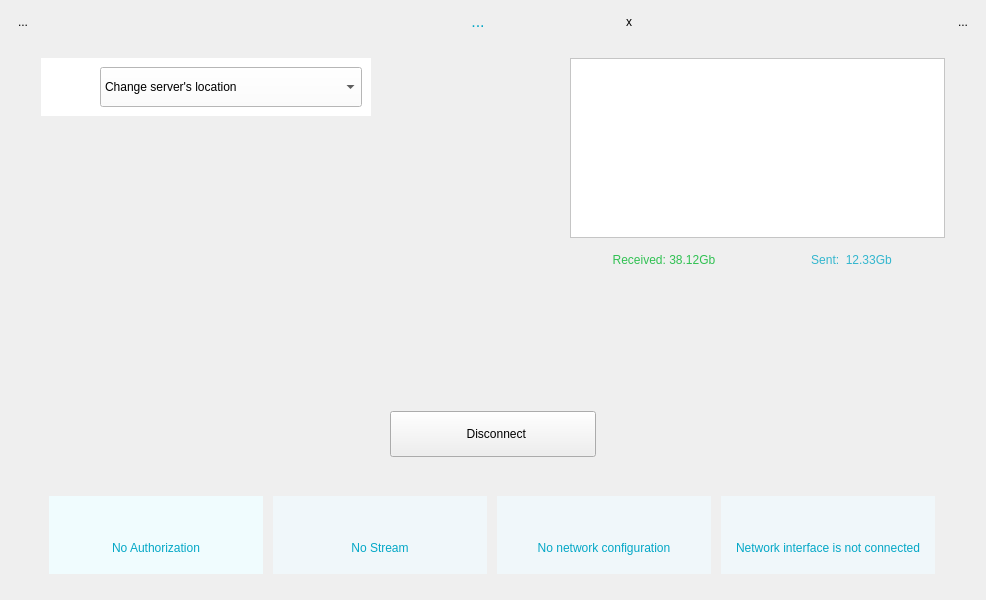
<?xml version="1.0" encoding="UTF-8"?>
<ui version="4.0">
 <class>DashboardHorSmall</class>
 <widget class="QWidget" name="DashboardHorSmall">
  <property name="geometry">
   <rect>
    <x>0</x>
    <y>0</y>
    <width>986</width>
    <height>600</height>
   </rect>
  </property>
  <property name="maximumSize">
   <size>
    <width>986</width>
    <height>600</height>
   </size>
  </property>
  <property name="windowTitle">
   <string>Form</string>
  </property>
  <property name="styleSheet">
   <string notr="true">#DashboardHorSmall {
	background-image: url(:/pics/bg\@3x.png);
}</string>
  </property>
  <layout class="QHBoxLayout" name="horizontalLayout_17">
   <item>
    <layout class="QHBoxLayout" name="horizontalLayout_16">
     <item>
      <layout class="QVBoxLayout" name="verticalLayout_9">
       <item>
        <widget class="QToolButton" name="btHelp">
         <property name="styleSheet">
          <string notr="true"/>
         </property>
         <property name="text">
          <string>...</string>
         </property>
         <property name="icon">
          <iconset resource="../resources/KelvinVPN/main.qrc">
           <normaloff>:/pics/help_icon_noactive@2x.png</normaloff>
           <activeoff>:/pics/help_icon_active@2x.png</activeoff>
           <activeon>:/pics/help_icon_active@2x.png</activeon>
           <selectedoff>:/pics/help_icon_active@2x.png</selectedoff>
           <selectedon>:/pics/help_icon_active@2x.png</selectedon>:/pics/help_icon_noactive@2x.png</iconset>
         </property>
         <property name="iconSize">
          <size>
           <width>31</width>
           <height>31</height>
          </size>
         </property>
         <property name="autoRaise">
          <bool>true</bool>
         </property>
        </widget>
       </item>
       <item>
        <spacer name="verticalSpacer_6">
         <property name="orientation">
          <enum>Qt::Vertical</enum>
         </property>
         <property name="sizeHint" stdset="0">
          <size>
           <width>20</width>
           <height>40</height>
          </size>
         </property>
        </spacer>
       </item>
      </layout>
     </item>
     <item>
      <layout class="QVBoxLayout" name="verticalLayout_8">
       <item>
        <layout class="QHBoxLayout" name="horizontalLayout_3">
         <item>
          <spacer name="horizontalSpacer_2">
           <property name="orientation">
            <enum>Qt::Horizontal</enum>
           </property>
           <property name="sizeHint" stdset="0">
            <size>
             <width>198</width>
             <height>20</height>
            </size>
           </property>
          </spacer>
         </item>
         <item>
          <widget class="QWidget" name="bgUsername" native="true">
           <property name="minimumSize">
            <size>
             <width>255</width>
             <height>0</height>
            </size>
           </property>
           <property name="maximumSize">
            <size>
             <width>16777215</width>
             <height>37</height>
            </size>
           </property>
           <layout class="QHBoxLayout" name="horizontalLayout_4">
            <property name="spacing">
             <number>0</number>
            </property>
            <property name="leftMargin">
             <number>0</number>
            </property>
            <property name="topMargin">
             <number>0</number>
            </property>
            <property name="rightMargin">
             <number>0</number>
            </property>
            <property name="bottomMargin">
             <number>0</number>
            </property>
            <item>
             <layout class="QHBoxLayout" name="horizontalLayout_2">
              <property name="spacing">
               <number>0</number>
              </property>
              <item>
               <widget class="QLabel" name="lbMessage">
                <property name="sizePolicy">
                 <sizepolicy hsizetype="Expanding" vsizetype="Minimum">
                  <horstretch>0</horstretch>
                  <verstretch>0</verstretch>
                 </sizepolicy>
                </property>
                <property name="minimumSize">
                 <size>
                  <width>225</width>
                  <height>0</height>
                 </size>
                </property>
                <property name="maximumSize">
                 <size>
                  <width>16777215</width>
                  <height>37</height>
                 </size>
                </property>
                <property name="styleSheet">
                 <string notr="true">font: 16px;
color: rgb(4, 167, 198);
</string>
                </property>
                <property name="text">
                 <string>...</string>
                </property>
                <property name="alignment">
                 <set>Qt::AlignCenter</set>
                </property>
               </widget>
              </item>
              <item>
               <widget class="QToolButton" name="btMessageClose">
                <property name="sizePolicy">
                 <sizepolicy hsizetype="Minimum" vsizetype="Minimum">
                  <horstretch>0</horstretch>
                  <verstretch>0</verstretch>
                 </sizepolicy>
                </property>
                <property name="minimumSize">
                 <size>
                  <width>30</width>
                  <height>0</height>
                 </size>
                </property>
                <property name="maximumSize">
                 <size>
                  <width>16777215</width>
                  <height>37</height>
                 </size>
                </property>
                <property name="styleSheet">
                 <string notr="true">

</string>
                </property>
                <property name="text">
                 <string>x</string>
                </property>
                <property name="icon">
                 <iconset resource="../resources/KelvinVPN/main.qrc">
                  <normaloff>:/pics/close_icon@3x.png</normaloff>:/pics/close_icon@3x.png</iconset>
                </property>
                <property name="iconSize">
                 <size>
                  <width>42</width>
                  <height>42</height>
                 </size>
                </property>
                <property name="autoRaise">
                 <bool>true</bool>
                </property>
               </widget>
              </item>
             </layout>
            </item>
           </layout>
          </widget>
         </item>
         <item>
          <spacer name="horizontalSpacer_3">
           <property name="orientation">
            <enum>Qt::Horizontal</enum>
           </property>
           <property name="sizeHint" stdset="0">
            <size>
             <width>108</width>
             <height>20</height>
            </size>
           </property>
          </spacer>
         </item>
        </layout>
       </item>
       <item>
        <widget class="QLabel" name="spacerLabel">
         <property name="text">
          <string/>
         </property>
        </widget>
       </item>
       <item>
        <layout class="QHBoxLayout" name="horizontalLayout_15">
         <item>
          <layout class="QVBoxLayout" name="verticalLayout_3">
           <property name="spacing">
            <number>6</number>
           </property>
           <property name="topMargin">
            <number>0</number>
           </property>
           <item>
            <widget class="QWidget" name="bgServers" native="true">
             <property name="minimumSize">
              <size>
               <width>330</width>
               <height>0</height>
              </size>
             </property>
             <property name="maximumSize">
              <size>
               <width>330</width>
               <height>16777215</height>
              </size>
             </property>
             <property name="styleSheet">
              <string notr="true">background-color: rgb(255, 255, 255);</string>
             </property>
             <layout class="QVBoxLayout" name="verticalLayout">
              <item>
               <layout class="QHBoxLayout" name="horizontalLayout_6">
                <property name="spacing">
                 <number>0</number>
                </property>
                <item>
                 <widget class="QLabel" name="lbLocationFlag">
                  <property name="sizePolicy">
                   <sizepolicy hsizetype="Fixed" vsizetype="Fixed">
                    <horstretch>0</horstretch>
                    <verstretch>0</verstretch>
                   </sizepolicy>
                  </property>
                  <property name="minimumSize">
                   <size>
                    <width>50</width>
                    <height>30</height>
                   </size>
                  </property>
                  <property name="maximumSize">
                   <size>
                    <width>50</width>
                    <height>30</height>
                   </size>
                  </property>
                  <property name="styleSheet">
                   <string notr="true">padding-right: 10px;
background-color: rgb(255, 255, 255);</string>
                  </property>
                  <property name="text">
                   <string/>
                  </property>
                  <property name="pixmap">
                   <pixmap resource="../resources/common/common.qrc">:/country/ussr.png</pixmap>
                  </property>
                  <property name="scaledContents">
                   <bool>true</bool>
                  </property>
                 </widget>
                </item>
                <item>
                 <widget class="QComboBox" name="cbUpstream">
                  <property name="sizePolicy">
                   <sizepolicy hsizetype="Expanding" vsizetype="Minimum">
                    <horstretch>0</horstretch>
                    <verstretch>0</verstretch>
                   </sizepolicy>
                  </property>
                  <property name="minimumSize">
                   <size>
                    <width>0</width>
                    <height>40</height>
                   </size>
                  </property>
                  <property name="styleSheet">
                   <string notr="true"/>
                  </property>
                  <property name="editable">
                   <bool>false</bool>
                  </property>
                  <property name="currentText">
                   <string>Change server's location</string>
                  </property>
                  <item>
                   <property name="text">
                    <string>Change server's location</string>
                   </property>
                  </item>
                 </widget>
                </item>
               </layout>
              </item>
             </layout>
            </widget>
           </item>
           <item>
            <spacer name="verticalSpacer">
             <property name="orientation">
              <enum>Qt::Vertical</enum>
             </property>
             <property name="sizeHint" stdset="0">
              <size>
               <width>20</width>
               <height>40</height>
              </size>
             </property>
            </spacer>
           </item>
          </layout>
         </item>
         <item>
          <spacer name="horizontalSpacer">
           <property name="orientation">
            <enum>Qt::Horizontal</enum>
           </property>
           <property name="sizeHint" stdset="0">
            <size>
             <width>40</width>
             <height>20</height>
            </size>
           </property>
          </spacer>
         </item>
         <item>
          <layout class="QVBoxLayout" name="verticalLayout_2">
           <item>
            <widget class="QGraphicsView" name="graphicsView">
             <property name="minimumSize">
              <size>
               <width>375</width>
               <height>180</height>
              </size>
             </property>
             <property name="maximumSize">
              <size>
               <width>375</width>
               <height>180</height>
              </size>
             </property>
             <property name="styleSheet">
              <string notr="true">background-color: rgb(255,255,255);</string>
             </property>
             <property name="verticalScrollBarPolicy">
              <enum>Qt::ScrollBarAlwaysOff</enum>
             </property>
             <property name="horizontalScrollBarPolicy">
              <enum>Qt::ScrollBarAlwaysOff</enum>
             </property>
             <property name="interactive">
              <bool>false</bool>
             </property>
             <property name="renderHints">
              <set>QPainter::Antialiasing|QPainter::HighQualityAntialiasing|QPainter::TextAntialiasing</set>
             </property>
             <property name="viewportUpdateMode">
              <enum>QGraphicsView::FullViewportUpdate</enum>
             </property>
            </widget>
           </item>
           <item>
            <widget class="QWidget" name="bgStatistics" native="true">
             <property name="minimumSize">
              <size>
               <width>0</width>
               <height>31</height>
              </size>
             </property>
             <layout class="QHBoxLayout" name="horizontalLayout_5">
              <property name="spacing">
               <number>0</number>
              </property>
              <property name="leftMargin">
               <number>0</number>
              </property>
              <property name="topMargin">
               <number>0</number>
              </property>
              <property name="rightMargin">
               <number>0</number>
              </property>
              <property name="bottomMargin">
               <number>0</number>
              </property>
              <item>
               <layout class="QHBoxLayout" name="horizontalLayout_7">
                <property name="spacing">
                 <number>0</number>
                </property>
                <item>
                 <widget class="QLabel" name="lbReceived">
                  <property name="sizePolicy">
                   <sizepolicy hsizetype="Expanding" vsizetype="Minimum">
                    <horstretch>0</horstretch>
                    <verstretch>0</verstretch>
                   </sizepolicy>
                  </property>
                  <property name="maximumSize">
                   <size>
                    <width>16777215</width>
                    <height>31</height>
                   </size>
                  </property>
                  <property name="styleSheet">
                   <string notr="true">color: rgba(0, 181, 43, 0.8);;
font: 12px;</string>
                  </property>
                  <property name="text">
                   <string>Received: 38.12Gb</string>
                  </property>
                  <property name="alignment">
                   <set>Qt::AlignCenter</set>
                  </property>
                 </widget>
                </item>
                <item>
                 <widget class="QLabel" name="lbSent">
                  <property name="sizePolicy">
                   <sizepolicy hsizetype="Expanding" vsizetype="Minimum">
                    <horstretch>0</horstretch>
                    <verstretch>0</verstretch>
                   </sizepolicy>
                  </property>
                  <property name="minimumSize">
                   <size>
                    <width>0</width>
                    <height>31</height>
                   </size>
                  </property>
                  <property name="maximumSize">
                   <size>
                    <width>16777215</width>
                    <height>31</height>
                   </size>
                  </property>
                  <property name="styleSheet">
                   <string notr="true">color: rgba(3, 167, 198, 0.8);
font: 12px;</string>
                  </property>
                  <property name="text">
                   <string>Sent:  12.33Gb</string>
                  </property>
                  <property name="alignment">
                   <set>Qt::AlignCenter</set>
                  </property>
                 </widget>
                </item>
               </layout>
              </item>
             </layout>
            </widget>
           </item>
          </layout>
         </item>
        </layout>
       </item>
       <item>
        <spacer name="verticalSpacer_2">
         <property name="orientation">
          <enum>Qt::Vertical</enum>
         </property>
         <property name="sizeType">
          <enum>QSizePolicy::Maximum</enum>
         </property>
         <property name="sizeHint" stdset="0">
          <size>
           <width>20</width>
           <height>130</height>
          </size>
         </property>
        </spacer>
       </item>
       <item>
        <layout class="QHBoxLayout" name="horizontalLayout_14">
         <item>
          <layout class="QHBoxLayout" name="horizontalLayout_13"/>
         </item>
         <item>
          <layout class="QHBoxLayout" name="horizontalLayout_9">
           <item>
            <spacer name="horizontalSpacer_4">
             <property name="orientation">
              <enum>Qt::Horizontal</enum>
             </property>
             <property name="sizeHint" stdset="0">
              <size>
               <width>40</width>
               <height>20</height>
              </size>
             </property>
            </spacer>
           </item>
           <item>
            <widget class="QPushButton" name="btDisconnect">
             <property name="sizePolicy">
              <sizepolicy hsizetype="Minimum" vsizetype="Fixed">
               <horstretch>0</horstretch>
               <verstretch>0</verstretch>
              </sizepolicy>
             </property>
             <property name="minimumSize">
              <size>
               <width>206</width>
               <height>46</height>
              </size>
             </property>
             <property name="styleSheet">
              <string notr="true">QPushButton {
    border-radius: 23px;
	font: 19px Regular;
    background-color: rgb(240, 252, 254);
    color: #03A7C6;
    padding-left: 25px;
    image-position: left;
	image: url(:/pics/off_icon_noactive\@2x.png)
}

QPushButton:hover{
    background-color: #14B4DD;
	color: #fff;
	border: 1px solid #fff;
    padding-left: 25px;
    image-position: left;
	image: url(:/pics/off_icon_active\@2x.png)
} 
</string>
             </property>
             <property name="text">
              <string>  Disconnect</string>
             </property>
             <property name="iconSize">
              <size>
               <width>30</width>
               <height>19</height>
              </size>
             </property>
            </widget>
           </item>
           <item>
            <spacer name="horizontalSpacer_5">
             <property name="orientation">
              <enum>Qt::Horizontal</enum>
             </property>
             <property name="sizeHint" stdset="0">
              <size>
               <width>40</width>
               <height>20</height>
              </size>
             </property>
            </spacer>
           </item>
          </layout>
         </item>
        </layout>
       </item>
       <item>
        <spacer name="verticalSpacer_3">
         <property name="orientation">
          <enum>Qt::Vertical</enum>
         </property>
         <property name="sizeType">
          <enum>QSizePolicy::Expanding</enum>
         </property>
         <property name="sizeHint" stdset="0">
          <size>
           <width>867</width>
           <height>13</height>
          </size>
         </property>
        </spacer>
       </item>
       <item>
        <layout class="QHBoxLayout" name="horizontalLayout_12">
         <property name="spacing">
          <number>2</number>
         </property>
         <property name="leftMargin">
          <number>0</number>
         </property>
         <property name="rightMargin">
          <number>0</number>
         </property>
         <item>
          <widget class="QWidget" name="bgAuth" native="true">
           <property name="minimumSize">
            <size>
             <width>214</width>
             <height>78</height>
            </size>
           </property>
           <property name="maximumSize">
            <size>
             <width>214</width>
             <height>78</height>
            </size>
           </property>
           <property name="styleSheet">
            <string notr="true">background-color: rgb(240, 252, 254);</string>
           </property>
           <layout class="QVBoxLayout" name="verticalLayout_11">
            <item>
             <layout class="QHBoxLayout" name="horizontalLayout">
              <item>
               <spacer name="horizontalSpacer_6">
                <property name="orientation">
                 <enum>Qt::Horizontal</enum>
                </property>
                <property name="sizeHint" stdset="0">
                 <size>
                  <width>40</width>
                  <height>20</height>
                 </size>
                </property>
               </spacer>
              </item>
              <item>
               <layout class="QVBoxLayout" name="verticalLayout_4">
                <item>
                 <widget class="QLabel" name="lbAuthorization">
                  <property name="sizePolicy">
                   <sizepolicy hsizetype="Minimum" vsizetype="Minimum">
                    <horstretch>0</horstretch>
                    <verstretch>0</verstretch>
                   </sizepolicy>
                  </property>
                  <property name="minimumSize">
                   <size>
                    <width>15</width>
                    <height>15</height>
                   </size>
                  </property>
                  <property name="maximumSize">
                   <size>
                    <width>15</width>
                    <height>15</height>
                   </size>
                  </property>
                  <property name="styleSheet">
                   <string notr="true"/>
                  </property>
                  <property name="frameShape">
                   <enum>QFrame::NoFrame</enum>
                  </property>
                  <property name="lineWidth">
                   <number>0</number>
                  </property>
                  <property name="midLineWidth">
                   <number>0</number>
                  </property>
                  <property name="text">
                   <string/>
                  </property>
                  <property name="pixmap">
                   <pixmap resource="../resources/KelvinVPN/main.qrc">:/pics/point_red@3x.png</pixmap>
                  </property>
                  <property name="scaledContents">
                   <bool>true</bool>
                  </property>
                 </widget>
                </item>
               </layout>
              </item>
              <item>
               <spacer name="horizontalSpacer_7">
                <property name="orientation">
                 <enum>Qt::Horizontal</enum>
                </property>
                <property name="sizeHint" stdset="0">
                 <size>
                  <width>40</width>
                  <height>20</height>
                 </size>
                </property>
               </spacer>
              </item>
             </layout>
            </item>
            <item>
             <widget class="QLabel" name="lbAuthorizationText">
              <property name="sizePolicy">
               <sizepolicy hsizetype="Preferred" vsizetype="Minimum">
                <horstretch>0</horstretch>
                <verstretch>0</verstretch>
               </sizepolicy>
              </property>
              <property name="maximumSize">
               <size>
                <width>16777215</width>
                <height>50</height>
               </size>
              </property>
              <property name="font">
               <font>
                <pointsize>-1</pointsize>
                <weight>50</weight>
                <italic>false</italic>
                <bold>false</bold>
               </font>
              </property>
              <property name="styleSheet">
               <string notr="true">color: #03A7C6; 
font: 12px;</string>
              </property>
              <property name="text">
               <string>No Authorization</string>
              </property>
              <property name="alignment">
               <set>Qt::AlignCenter</set>
              </property>
              <property name="wordWrap">
               <bool>true</bool>
              </property>
             </widget>
            </item>
           </layout>
          </widget>
         </item>
         <item>
          <widget class="QWidget" name="bgStream" native="true">
           <property name="minimumSize">
            <size>
             <width>214</width>
             <height>78</height>
            </size>
           </property>
           <property name="maximumSize">
            <size>
             <width>214</width>
             <height>79</height>
            </size>
           </property>
           <property name="styleSheet">
            <string notr="true">background-color: rgb(240, 247, 250);</string>
           </property>
           <layout class="QVBoxLayout" name="verticalLayout_12">
            <item>
             <layout class="QHBoxLayout" name="horizontalLayout_8">
              <item>
               <spacer name="horizontalSpacer_8">
                <property name="orientation">
                 <enum>Qt::Horizontal</enum>
                </property>
                <property name="sizeHint" stdset="0">
                 <size>
                  <width>40</width>
                  <height>20</height>
                 </size>
                </property>
               </spacer>
              </item>
              <item>
               <layout class="QVBoxLayout" name="verticalLayout_5">
                <item>
                 <widget class="QLabel" name="lbStream">
                  <property name="sizePolicy">
                   <sizepolicy hsizetype="Minimum" vsizetype="Minimum">
                    <horstretch>0</horstretch>
                    <verstretch>0</verstretch>
                   </sizepolicy>
                  </property>
                  <property name="minimumSize">
                   <size>
                    <width>15</width>
                    <height>15</height>
                   </size>
                  </property>
                  <property name="maximumSize">
                   <size>
                    <width>15</width>
                    <height>15</height>
                   </size>
                  </property>
                  <property name="styleSheet">
                   <string notr="true"/>
                  </property>
                  <property name="frameShape">
                   <enum>QFrame::NoFrame</enum>
                  </property>
                  <property name="lineWidth">
                   <number>0</number>
                  </property>
                  <property name="midLineWidth">
                   <number>0</number>
                  </property>
                  <property name="text">
                   <string/>
                  </property>
                  <property name="pixmap">
                   <pixmap resource="../resources/KelvinVPN/main.qrc">:/pics/point_red@3x.png</pixmap>
                  </property>
                  <property name="scaledContents">
                   <bool>true</bool>
                  </property>
                 </widget>
                </item>
               </layout>
              </item>
              <item>
               <spacer name="horizontalSpacer_9">
                <property name="orientation">
                 <enum>Qt::Horizontal</enum>
                </property>
                <property name="sizeHint" stdset="0">
                 <size>
                  <width>40</width>
                  <height>20</height>
                 </size>
                </property>
               </spacer>
              </item>
             </layout>
            </item>
            <item>
             <widget class="QLabel" name="lbStreamText">
              <property name="sizePolicy">
               <sizepolicy hsizetype="Preferred" vsizetype="Minimum">
                <horstretch>0</horstretch>
                <verstretch>0</verstretch>
               </sizepolicy>
              </property>
              <property name="maximumSize">
               <size>
                <width>16777215</width>
                <height>50</height>
               </size>
              </property>
              <property name="font">
               <font>
                <pointsize>-1</pointsize>
                <weight>50</weight>
                <italic>false</italic>
                <bold>false</bold>
               </font>
              </property>
              <property name="styleSheet">
               <string notr="true">color: #03A7C6; 
font: 12px;</string>
              </property>
              <property name="text">
               <string notr="true">No Stream</string>
              </property>
              <property name="alignment">
               <set>Qt::AlignCenter</set>
              </property>
              <property name="wordWrap">
               <bool>true</bool>
              </property>
             </widget>
            </item>
           </layout>
          </widget>
         </item>
         <item>
          <widget class="QWidget" name="bgNetConf" native="true">
           <property name="minimumSize">
            <size>
             <width>214</width>
             <height>78</height>
            </size>
           </property>
           <property name="maximumSize">
            <size>
             <width>214</width>
             <height>78</height>
            </size>
           </property>
           <property name="styleSheet">
            <string notr="true">background-color: rgb(240, 247, 250);</string>
           </property>
           <layout class="QVBoxLayout" name="verticalLayout_13">
            <item>
             <layout class="QHBoxLayout" name="horizontalLayout_10">
              <item>
               <spacer name="horizontalSpacer_10">
                <property name="orientation">
                 <enum>Qt::Horizontal</enum>
                </property>
                <property name="sizeHint" stdset="0">
                 <size>
                  <width>40</width>
                  <height>20</height>
                 </size>
                </property>
               </spacer>
              </item>
              <item>
               <layout class="QVBoxLayout" name="verticalLayout_6">
                <item>
                 <widget class="QLabel" name="lbNetConf">
                  <property name="sizePolicy">
                   <sizepolicy hsizetype="Minimum" vsizetype="Minimum">
                    <horstretch>0</horstretch>
                    <verstretch>0</verstretch>
                   </sizepolicy>
                  </property>
                  <property name="minimumSize">
                   <size>
                    <width>15</width>
                    <height>15</height>
                   </size>
                  </property>
                  <property name="maximumSize">
                   <size>
                    <width>15</width>
                    <height>15</height>
                   </size>
                  </property>
                  <property name="styleSheet">
                   <string notr="true"/>
                  </property>
                  <property name="frameShape">
                   <enum>QFrame::NoFrame</enum>
                  </property>
                  <property name="lineWidth">
                   <number>0</number>
                  </property>
                  <property name="midLineWidth">
                   <number>0</number>
                  </property>
                  <property name="text">
                   <string/>
                  </property>
                  <property name="pixmap">
                   <pixmap resource="../resources/KelvinVPN/main.qrc">:/pics/point_red@3x.png</pixmap>
                  </property>
                  <property name="scaledContents">
                   <bool>true</bool>
                  </property>
                 </widget>
                </item>
               </layout>
              </item>
              <item>
               <spacer name="horizontalSpacer_11">
                <property name="orientation">
                 <enum>Qt::Horizontal</enum>
                </property>
                <property name="sizeHint" stdset="0">
                 <size>
                  <width>40</width>
                  <height>20</height>
                 </size>
                </property>
               </spacer>
              </item>
             </layout>
            </item>
            <item>
             <widget class="QLabel" name="lbNetConfText">
              <property name="enabled">
               <bool>true</bool>
              </property>
              <property name="sizePolicy">
               <sizepolicy hsizetype="Preferred" vsizetype="Minimum">
                <horstretch>0</horstretch>
                <verstretch>0</verstretch>
               </sizepolicy>
              </property>
              <property name="maximumSize">
               <size>
                <width>16777215</width>
                <height>50</height>
               </size>
              </property>
              <property name="font">
               <font>
                <pointsize>-1</pointsize>
                <weight>50</weight>
                <italic>false</italic>
                <bold>false</bold>
               </font>
              </property>
              <property name="styleSheet">
               <string notr="true">color: #03A7C6; 
font: 12px;</string>
              </property>
              <property name="text">
               <string>No network configuration</string>
              </property>
              <property name="alignment">
               <set>Qt::AlignCenter</set>
              </property>
              <property name="wordWrap">
               <bool>true</bool>
              </property>
             </widget>
            </item>
           </layout>
          </widget>
         </item>
         <item>
          <widget class="QWidget" name="bgConnection" native="true">
           <property name="minimumSize">
            <size>
             <width>214</width>
             <height>78</height>
            </size>
           </property>
           <property name="maximumSize">
            <size>
             <width>214</width>
             <height>78</height>
            </size>
           </property>
           <property name="styleSheet">
            <string notr="true">background-color: rgb(240, 247, 250);</string>
           </property>
           <layout class="QVBoxLayout" name="verticalLayout_14">
            <item>
             <layout class="QHBoxLayout" name="horizontalLayout_11">
              <item>
               <spacer name="horizontalSpacer_12">
                <property name="orientation">
                 <enum>Qt::Horizontal</enum>
                </property>
                <property name="sizeHint" stdset="0">
                 <size>
                  <width>40</width>
                  <height>20</height>
                 </size>
                </property>
               </spacer>
              </item>
              <item>
               <layout class="QVBoxLayout" name="verticalLayout_7">
                <item>
                 <widget class="QLabel" name="lbTunnel">
                  <property name="sizePolicy">
                   <sizepolicy hsizetype="Minimum" vsizetype="Minimum">
                    <horstretch>0</horstretch>
                    <verstretch>0</verstretch>
                   </sizepolicy>
                  </property>
                  <property name="minimumSize">
                   <size>
                    <width>15</width>
                    <height>15</height>
                   </size>
                  </property>
                  <property name="maximumSize">
                   <size>
                    <width>15</width>
                    <height>15</height>
                   </size>
                  </property>
                  <property name="styleSheet">
                   <string notr="true"/>
                  </property>
                  <property name="frameShape">
                   <enum>QFrame::NoFrame</enum>
                  </property>
                  <property name="lineWidth">
                   <number>0</number>
                  </property>
                  <property name="midLineWidth">
                   <number>0</number>
                  </property>
                  <property name="text">
                   <string/>
                  </property>
                  <property name="pixmap">
                   <pixmap resource="../resources/KelvinVPN/main.qrc">:/pics/point_red@3x.png</pixmap>
                  </property>
                  <property name="scaledContents">
                   <bool>true</bool>
                  </property>
                 </widget>
                </item>
               </layout>
              </item>
              <item>
               <spacer name="horizontalSpacer_13">
                <property name="orientation">
                 <enum>Qt::Horizontal</enum>
                </property>
                <property name="sizeHint" stdset="0">
                 <size>
                  <width>40</width>
                  <height>20</height>
                 </size>
                </property>
               </spacer>
              </item>
             </layout>
            </item>
            <item>
             <widget class="QLabel" name="lbTunnelText">
              <property name="sizePolicy">
               <sizepolicy hsizetype="Preferred" vsizetype="Minimum">
                <horstretch>0</horstretch>
                <verstretch>0</verstretch>
               </sizepolicy>
              </property>
              <property name="maximumSize">
               <size>
                <width>16777215</width>
                <height>50</height>
               </size>
              </property>
              <property name="font">
               <font>
                <pointsize>-1</pointsize>
                <weight>50</weight>
                <italic>false</italic>
                <bold>false</bold>
               </font>
              </property>
              <property name="styleSheet">
               <string notr="true">color: #03A7C6; 
font: 12px;</string>
              </property>
              <property name="text">
               <string>Network interface is not connected</string>
              </property>
              <property name="alignment">
               <set>Qt::AlignCenter</set>
              </property>
              <property name="wordWrap">
               <bool>true</bool>
              </property>
             </widget>
            </item>
           </layout>
          </widget>
         </item>
        </layout>
       </item>
       <item>
        <spacer name="verticalSpacer_4">
         <property name="orientation">
          <enum>Qt::Vertical</enum>
         </property>
         <property name="sizeType">
          <enum>QSizePolicy::Fixed</enum>
         </property>
         <property name="sizeHint" stdset="0">
          <size>
           <width>20</width>
           <height>15</height>
          </size>
         </property>
        </spacer>
       </item>
      </layout>
     </item>
     <item>
      <layout class="QVBoxLayout" name="verticalLayout_10">
       <item>
        <widget class="QToolButton" name="btSettings">
         <property name="text">
          <string>...</string>
         </property>
         <property name="icon">
          <iconset resource="../resources/KelvinVPN/main.qrc">
           <normaloff>:/pics/settings_icon_noactive@2x.png</normaloff>
           <normalon>:/pics/settings_icon_active@2x.png</normalon>
           <disabledoff>:/pics/settings_icon_active@2x.png</disabledoff>
           <disabledon>:/pics/settings_icon_active@2x.png</disabledon>
           <activeoff>:/pics/settings_icon_active@2x.png</activeoff>
           <activeon>:/pics/settings_icon_active@2x.png</activeon>
           <selectedoff>:/pics/settings_icon_active@2x.png</selectedoff>
           <selectedon>:/pics/settings_icon_active@2x.png</selectedon>:/pics/settings_icon_noactive@2x.png</iconset>
         </property>
         <property name="iconSize">
          <size>
           <width>31</width>
           <height>31</height>
          </size>
         </property>
         <property name="autoRaise">
          <bool>true</bool>
         </property>
        </widget>
       </item>
       <item>
        <spacer name="verticalSpacer_7">
         <property name="orientation">
          <enum>Qt::Vertical</enum>
         </property>
         <property name="sizeHint" stdset="0">
          <size>
           <width>20</width>
           <height>40</height>
          </size>
         </property>
        </spacer>
       </item>
      </layout>
     </item>
    </layout>
   </item>
  </layout>
 </widget>
 <resources>
  <include location="../resources/KelvinVPN/main.qrc"/>
  <include location="../resources/common/common.qrc"/>
 </resources>
 <connections/>
</ui>
